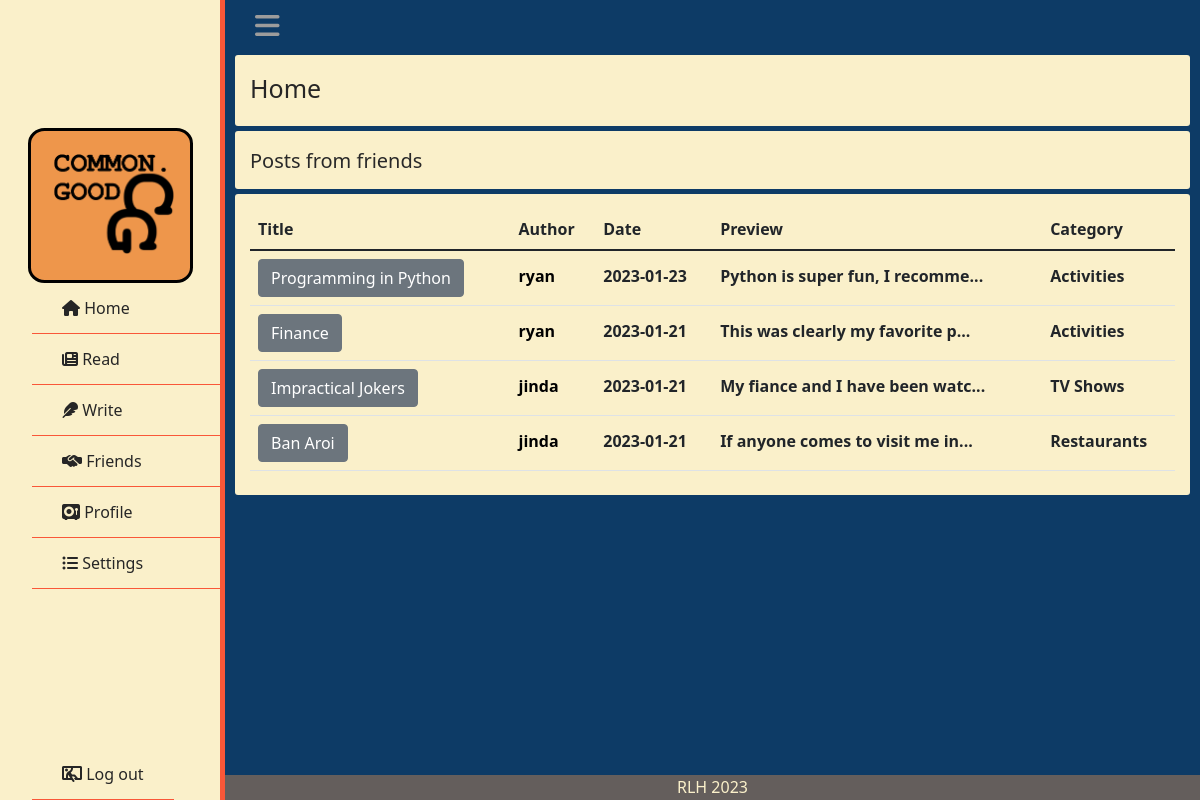
Page / (signed in) on the committed database.
### tables this page shows
CREATE TABLE users (id INTEGER PRIMARY KEY AUTOINCREMENT, username TEXT NOT NULL, hash TEXT NOT NULL, ismod TEXT NOT NULL);

### app.py (the view)
@app.route("/", methods=["GET","POST"])
def index():
    if session.get("username") != None:
        data = select("data.db","SELECT username, title, time, body, post_id, id, category FROM users JOIN ( SELECT * FROM categories JOIN (SELECT DISTINCT title, user_id, body, time, post_id AS pid FROM posts JOIN connections ON user_id = friend_id AND friender_id = ? OR user_id = ?) ON post_id = pid) ON id = user_id ORDER BY time DESC;", (session.get("user_id"), session.get("user_id")))
    else:
        data = select("data.db", "SELECT username, title, time, body, post_id, id, category FROM users JOIN (SELECT * FROM posts JOIN categories ON posts.post_id = categories.post_id) ON user_id = id ORDER BY time DESC;")
    for row in data:
        row["time"] = row["time"].split(' ')
    return render_template("index.html", posts=data)

### helpers.py (called while the page is built)
def select(database, query:str, query_variable=None):
    connection = sqlite3.connect(database)
    cur = connection.cursor()
    if not isinstance(query_variable, tuple) and query_variable != None:
        query_variable = tuple([query_variable])
    if query_variable == None:
        cur.execute(query)
    elif len(query_variable) > 1:
        cur.execute(query, query_variable)
    else:
        cur.execute(query, query_variable)
    names = list(map(lambda x: x[0], cur.description))
    db = cur.fetchall()
    dictlist = []
    for row in range(len(db)):
        currow = db[row]
        currowdict = {}
        for col in range(len(currow)):
            currowdict[names[col]] = currow[col]
        dictlist.append(currowdict)
    return dictlist

### templates/index.html (shortened to what this page needs)
{% extends "layout.html" %}
{% block main %}
    <div class="box">
        <p class="formtitle">Home</p>
    </div>
    {% if session: %}
    <div class="box">
        <p class="home_title">Posts from friends</p>
    </div>
    {% endif %}
    <div class="box">
        <table class="table">
            <thead>
                <tr>
                    <th scope="col">Title</th>
                    <th scope="col">Author</th>
                    <th scope="col">Date</th>
                    <th scope="col">Preview</th>
                    <th scope="col">Category</th>
                </tr>
            </thead>
            <tbody>
            {% for row in posts: %}
            <tr class="postrow">
                <th scope="row"><form action="/review" method="post"><button class="btn btn-secondary" type="submit" name="id" value="{{ row['post_id'] }}">{{ row["title"] }}</button></form></th>
                <th><form action="/usrprofile" method="post"><button type="submit" name="id" value="{{ row['id'] }}" class="proflink">{{ row["username"] }}</button></form></th>
                <th>{{ row["time"][0] }}</th>
                <th>{{ row["body"][:30] }}...</th>
                <th>{{ row["category"] }}</th>
            </tr>
            {% endfor %}
            </tbody>
        </table>
    </div>
{% endblock %}

### static/styles.css (style rules this page uses)
* { list-style: none; text-decoration: none; margin: 0; padding: 0; box-sizing: border-box; font-family: system-ui, -apple-system, BlinkMacSystemFont, 'Segoe UI', Roboto, Oxygen, Ubuntu, Cantarell, 'Open Sans', 'Helvetica Neue', sans-serif; transition: all 0.5s ease; }
.box { background-color: #FAF0CA; padding: 15px 15px 8px 15px; margin-left: 10px; margin-right: 10px; margin-top:5px; margin-bottom: 5px; border-radius: 3px; }
.formtitle { margin-bottom: 10px; font-size: 25px; color: #262626; }
.home_title { font-size: 20px; margin-bottom: 5px; }
.postrow { vertical-align: baseline; }
.proflink { background-color: #FAF0CA; border: none; font-weight: bold; }
body { background: #0D3B66; }

### rows in the picture
users: {{ row['post_id'] }} 31 (drawn), title "Programming in Python", {{ row['id'] }} 29 (drawn), username "ryan", row "2023-01-23", row "Python is super fun, I recomme", category "Activities", {{ row['post_id'] }} 25 (drawn), title "Finance", row "2023-01-21", row "This was clearly my favorite p"
users: {{ row['post_id'] }} 24 (drawn), title "Impractical Jokers", {{ row['id'] }} 30 (drawn), username "jinda", row "2023-01-21", row "My fiance and I have been watc", category "TV Shows", {{ row['post_id'] }} 23 (drawn), title "Ban Aroi", row "If anyone comes to visit me in", category "Restaurants"
